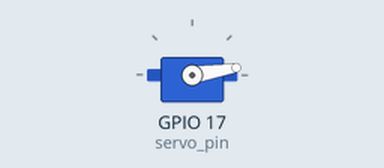
This program was run on a simulated Raspberry Pi (BCM pin numbers). Shown: servo. Servo angles are drawn from the pulse width (0.5 ms = 0°, 2.5 ms = 180°).

Above: at 0.05 s.
At 3.65 s:
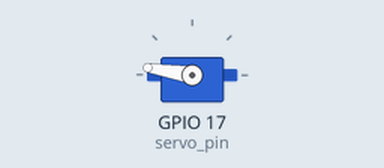
At 7.2 s:
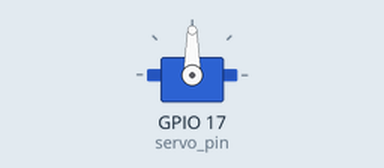
Timing chart, 0 to 9.4 s (numbered marks = the images above):
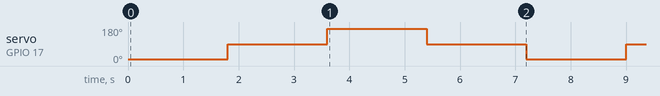

The program:

raspi_6_servo_Anti_Vib.py
```python
#
#      공대선배 라즈베리파이썬 #8.5 떨림없는 서보모터 제어
#      youtube 바로가기: https://www.youtube.com/c/공대선배
#      서보모터가 떨리지 않게 방지하며 제어하기
#

import RPi.GPIO as GPIO     # 라즈베리파이 GPIO 관련 모듈을 불러옴
from time import sleep      #time 라이브러리의 sleep함수 사용

GPIO.setmode(GPIO.BCM)      # GPIO 핀들의 번호를 지정하는 규칙 설정

### 이부분은 아두이노 코딩의 setup()에 해당합니다
servo_pin = 17                   # 서보핀은 라즈베리파이 GPIO 12번핀으로

GPIO.setup(servo_pin, GPIO.OUT)  # 서보핀을 출력으로 설정
servo = GPIO.PWM(servo_pin, 50)  # 서보핀을 PWM 모드 50Hz로 사용
servo.start(0)  # 서보모터의 초기값을 0으로 설정

servo_min_duty = 3               # 최소 듀티비를 3으로
servo_max_duty = 12              # 최대 듀티비를 12로

def set_servo_degree(degree):    # 각도를 입력하면 듀티비를 알아서 설정해주는 함수
    # 각도는 최소0, 최대 180으로 설정
    if degree > 180:
        degree = 180
    elif degree < 0:
        degree = 0

    # 입력한 각도(degree)를 듀티비로 환산하는 식
    duty = servo_min_duty+(degree*(servo_max_duty-servo_min_duty)/180.0)
    # 환산한 듀티비를 서보모터에 전달

    # 요약 : 서보모터를 출력으로 바꿔서 0.3초간만 움직이고 입력으로 바꿔서 더 이상 움직이지 않게 해준다.
    GPIO.setup(servo_pin, GPIO.OUT)  # ★서보핀을 출력으로 설정
    servo.ChangeDutyCycle(duty)
    sleep(0.1)                        # ★0.3초 쉼
    GPIO.setup(servo_pin, GPIO.IN)  # ★서보핀을 입력으로 설정 (더이상 움직이지 않음)

### 이부분은 아두이노 코딩의 loop()에 해당합니다
try:                                    # 이 try 안의 구문을 먼저 수행하고
    while True:                         # 무한루프 시작: 아두이노의 loop()와 같음
        set_servo_degree(0)             # 서보모터의 각도를 0도로
        sleep(1.7)                        # 2초간 대기
        set_servo_degree(90)
        sleep(1.7)
        set_servo_degree(180)
        sleep(1.7)
        set_servo_degree(90)
        sleep(1.7)
    while False:                         # 실패
        for i in range(0, 180, 5):
            set_servo_degree(i)
            sleep(0.2)
        for i in reversed(range(0, 180, 5)):
            set_servo_degree(i)
            sleep(0.2)
### 이부분은 반드시 추가해주셔야 합니다.
finally:                                # try 구문이 종료되면
    GPIO.cleanup()                      # GPIO 핀들을 초기화
```

Measured:
- by itself, servo on GPIO 17 (servo_pin): repeats every 7.2 s: 171° 1.8 s, 90° 1.8 s, 9° 1.8 s, 90° 1.8 s
